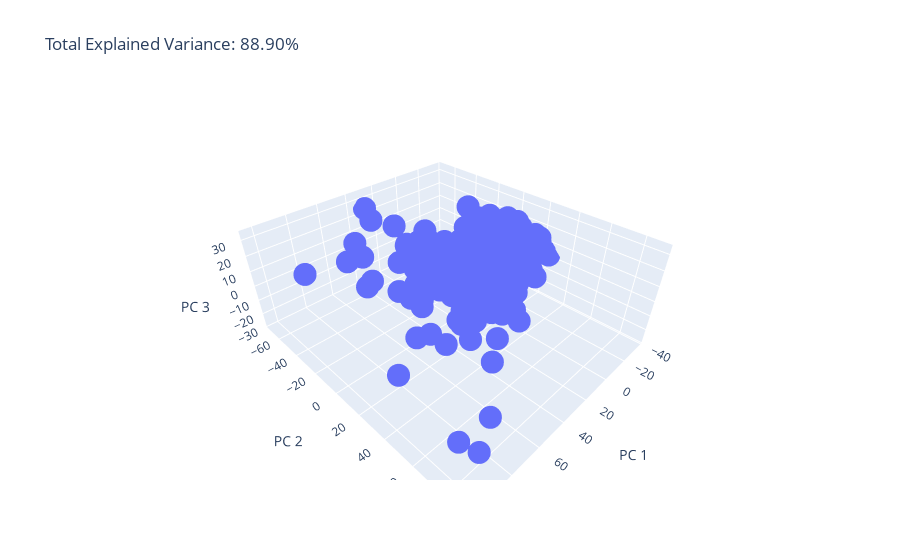

Write notebook code for a chart like this one.
### Markdown cell above
Na podstawie 'zasady łokcia' wydaje się, że najlepszą liczbą składowych jest 3. Jeśli jednak chcemy mieć powyżej 95% wariancji występującej w oryginalnych danych możemy wybrać 4 główne składowe.

### Code cell
import plotly.express as px

pca = PCA(n_components=3)
components = pca.fit_transform(df)

total_var = pca.explained_variance_ratio_.sum() * 100

fig = px.scatter_3d(
    components, x=0, y=1, z=2, 
    title=f'Total Explained Variance: {total_var:.2f}%',
    labels={'0': 'PC 1', '1': 'PC 2', '2': 'PC 3'}
)
fig.show()

### Figure 1 — Plotly figure (JSON) as saved in the notebook; plotly's stock layout.template omitted (floating-point values rounded to 4 significant figures; data arrays with more than 128 entries replaced by an {"elided": "..."} marker saying what was removed)
{"data": [{"hovertemplate": "PC 1=%{x}<br>PC 2=%{y}<br>PC 3=%{z}<extra></extra>", "legendgroup": "", "marker": {"color": "#636efa", "symbol": "circle"}, "mode": "markers", "name": "", "scene": "scene", "showlegend": false, "type": "scatter3d", "x": {"elided": "323 float values"}, "y": {"elided": "323 float values"}, "z": {"elided": "323 float values"}}], "layout": {"legend": {"tracegroupgap": 0}, "scene": {"domain": {"x": [0, 1], "y": [0, 1]}, "xaxis": {"title": {"text": "PC 1"}}, "yaxis": {"title": {"text": "PC 2"}}, "zaxis": {"title": {"text": "PC 3"}}}, "title": {"text": "Total Explained Variance: 88.90%"}}}
